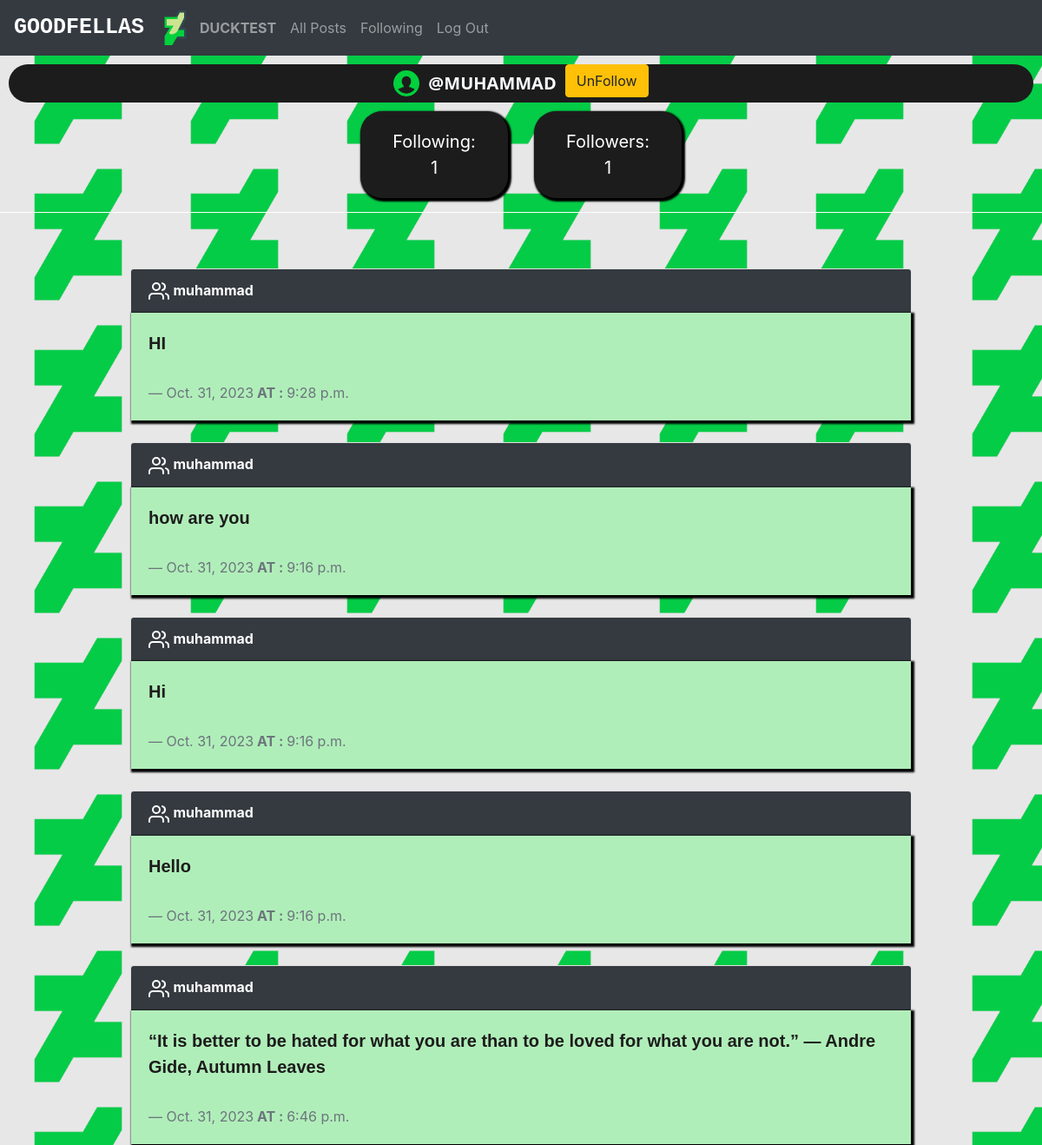
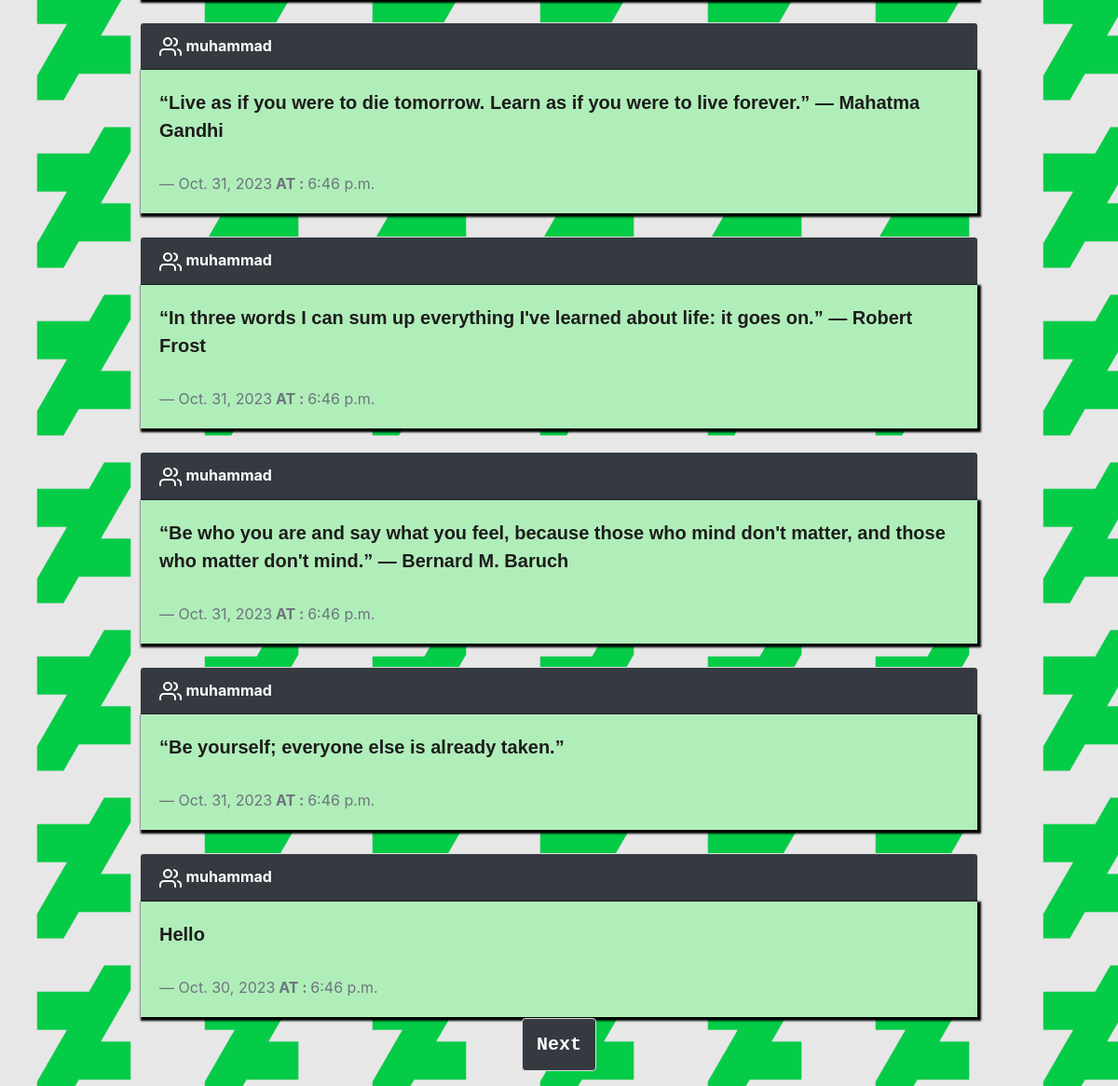
The app's page /profile/1/ (signed in) with its own data (2 pictures, top to bottom).
### network/models.py (models this page shows, shortened)
class User(AbstractUser):
    pass

class New_Post(models.Model):
    user = models.ForeignKey(User,on_delete=models.CASCADE,related_name="writer",default=True)
    content = models.TextField(max_length=150)
    date = models.DateField(auto_now_add=True)
    time = models.TimeField(auto_now_add=True)

### network/views.py (the view)
# urls.py: path("profile/<int:user_id>/", views.profile, name="profile") ,
def profile(request, user_id):
    user = User.objects.get(pk=user_id)
    PostFeed = New_Post.objects.filter(user=user).order_by('id').reverse()
    followers = followers_dashboard.objects.filter(follower=user)
    following = followers_dashboard.objects.filter(user=user)
    try:
        check = followers.filter(user=User.objects.get(pk=request.user.id))
        if len(check) != 0:
            already_following = True
        else:
            already_following = False
    except:
        already_following = False
    Navigation = Paginator(PostFeed, 7)
    pageNum = request.GET.get('page')
    post_page = Navigation.get_page(pageNum)
    form = NewPostForm(request.POST or None)
    if form.is_valid():
        obj = form.save(commit=False)
        obj.user = request.user
        obj.save()
        form = NewPostForm()
    context = {
        'form': form,
        'PostFeed': PostFeed,
        "post_page": post_page,
        "user_owner": user.username,
        "following": following,
        "followers": followers,
        "profile_owner": user,
        "already_following": already_following,
    }
    return render(request, "network/profile.html", context)

### network/templates/network/profile.html (shortened to what this page needs)
{% extends "network/layout.html" %}
{%load static%}
{% block body %}
<div class="profile">
    <h1>@{{user_owner}}</h1>
    {%if user.is_authenticated %}
    {%if user != profile_owner%}
    {%if already_following %}
    <div>
        <form action="{%url 'unfollow' %}" method="POST">
            <button type="submit" value="unfollow" class="btn btn-warning">UnFollow</button>
        </form>
    </div>
{%endif%}
{%endif%}
{%endif%}
</div>
<div class="follow">
    <div class="d-flex col-md align-items-center">
        <div class="card-body d-block text-body">
            <div class="text large line-height-1">Following:</div>
            <div class="number">{{following|length}}</div>
        </div>
    </div>
    <div class="d-flex col-md align-items-center">
        <div class="card-body d-block text-body">
            <div class="text large line-height-1">Followers:</div>
            <div class="number">{{followers|length}}</div>
        </div>
    </div>
</div>
<hr>
<div class="NewFeed">
    <br>
{% for Post in PostFeed %}
    <br>
    <div class="card">
        <div class="card-header">
            <a class="user_hyperlink" href="{%url 'profile' user_id=Post.user.id %}">{{Post.user}}</a>
        </div>
        <div class="card-body">
            <blockquote class="blockquote mb-0">
                <p class="post_content_p_{{Post.id}}" data-post_id="{{Post.id}}">{{Post.content}}</p>
                <form method='POST' action="{% url 'EditPost' Post.id %}">
                    <div class='btn'>
                    </div>
                </form>
                <footer class="blockquote-footer">{{Post.date}}<strong> AT : </strong>{{Post.time}}</footer>
            </blockquote>
        </div>
    </div>
    {%endfor%}
    <div class="navigation">
        <nav aria-label="Page navigation example">
            <ul class="pagination justify-content-center">
                {%if post_page.has_next %}
                <li class="page-item">
                    <a class="page-link" href="?page={{post_page.next_page_number}}">Next</a>
                </li>
            </ul>
        </nav>
        {%endif%}
    </div>
    {% endblock %}

### network/templates/network/layout.html (shortened to what this page needs)
{% load static %}
<!DOCTYPE html>
<html lang="en">
    <head>
        <link rel="stylesheet" href="https://stackpath.bootstrapcdn.com/bootstrap/4.4.1/css/bootstrap.min.css">
        <link href="{% static 'network/styles.css' %}" rel="stylesheet">
        <link href="{% static 'fontawesomefree/css/all.min.css' %}" rel="stylesheet" type="text/css">
  </head>
    </head>
    <body style="background-image: url({% static 'img/background.png' %}); background-size:15%">
        <nav class="navbar navbar-expand-lg navbar-dark  bg-dark">
            <a class="navbar-brand" href="{%url 'index'%}"><strong>Goodfellas</strong></a>
            <img class="logo" src="{% static 'img/logo.png' %}">
            <div>
                <ul class="navbar-nav mr-auto">
                {% if user.is_authenticated %}
                    <li class="nav-item">
                        <a class="nav-link" href="{%url 'profile' user_id=user.id%}"><strong>{{ user.username }}</strong></a>
                    </li>
                {% endif %}
                <li class="nav-item">
                    <a class="nav-link" href="{% url 'index' %}">All Posts</a>
                </li>
                {% if user.is_authenticated %}
                    <li class="nav-item">
                        <a class="nav-link" href="{%url 'following'%}">Following</a>
                    </li>
                    <li class="nav-item">
                        <a class="nav-link" href="{% url 'logout' %}">Log Out</a>
                    </li>
                {% endif %}
                </ul>
            </div>
            </nav>
        <div class="body">
            {% block body %}
            {% endblock %}
        </div>
    </body>
</html>

### network/static/network/styles.css (style rules this page uses)
body { background-color:#e7e7e7 ; }
.btn { display: flex; justify-content: center; }
.card { margin: 0 auto; width: 900px; display: flex; }
.card-header { color: #fff; background-color: #343A40; }
.card-body { color: #000; background-color: #b0eeb9; box-shadow: 2px 2px 2px 2px #000; }
.card-body p { font-family:Arial, Helvetica, sans-serif; font-weight: bold; color: #1d1c1c; }
strong { text-transform: uppercase; }
hr { border-color: #ffffff; }
.logo { width: 40px; }
.navbar-brand { font-size: 25px; font-weight: bold; font-family: monospace; }
.navigation a { border-radius: 10px; padding: 15px; color: #fff; font-size: 20px; font-family: monospace; font-weight: bold; text-align: center; background-color: #343A40; }
.profile { margin: 10px; display: flex; flex-direction: row; justify-content: center; background-color: #1d1c1c; border-radius: 25px; }
.profile svg { width: 30px; }
.profile h1 { font-weight: bold; font-family: 'Segoe UI', Tahoma, Geneva, Verdana, sans-serif; margin: 10px; font-size: 20px; text-transform: uppercase; color: #f9fcff; }
.follow { margin: 0 auto; display: flex; align-items: center; text-align: center; font-size: 20px; width: 400px; }
.d-block { background-color:#1d1c1c; border-radius: 25px; }
.line-height-1 { color: #ffff; }
.number { color: #ffff; }
.profile form { display: flex; align-items: center; font-size: 15px; }
.user_hyperlink { font-weight: bold; }
.NewFeed a { color: #fdfdfd; }

### records on screen
User: username "DUCKTEST"
User: username "MUHAMMAD"
New_Post: user "muhammad", content "HI", date "Oct. 31, 2023", time "9:28 p.m."
New_Post: user "muhammad", content "how are you", date "Oct. 31, 2023", time "9:16 p.m."
New_Post: user "muhammad", content "Hi", date "Oct. 31, 2023", time "9:16 p.m."
New_Post: user "muhammad", content "Hello", date "Oct. 31, 2023", time "9:16 p.m."
New_Post: user "muhammad", content "“It is better to be hated for what you are than to be loved for what you are not.” ― Andre Gide, Autumn Leaves", date "Oct. 31, 2023", time "6:46 p.m."
New_Post: user "muhammad", content "“Live as if you were to die tomorrow. Learn as if you were to live forever.” ― Mahatma Gandhi", date "Oct. 31, 2023", time "6:46 p.m."
New_Post: user "muhammad", content "“In three words I can sum up everything I've learned about life: it goes on.” ― Robert Frost", date "Oct. 31, 2023", time "6:46 p.m."
New_Post: user "muhammad", content "“Be who you are and say what you feel, because those who mind don't matter, and those who matter don't mind.” ― Bernard M. Baruch", date "Oct. 31, 2023", time "6:46 p.m."
New_Post: user "muhammad", content "“Be yourself; everyone else is already taken.”", date "Oct. 31, 2023", time "6:46 p.m."
New_Post: user "muhammad", content "Hello", date "Oct. 30, 2023", time "6:46 p.m."

### other values on screen
{{ following|length }} "1"
{{ followers|length }} "1"
